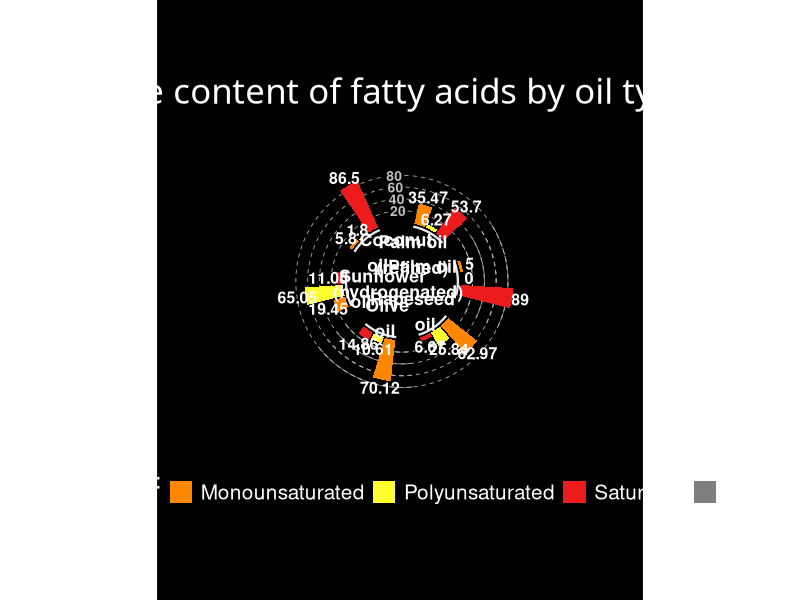

R code for this plot:
library(tidyverse)

nutrients <- read.csv("nutrients_in_oils2.csv")
nutrients2 <- nutrients %>% 
  select(Oil.type, Monounsaturated.fatty.acids, Polyunsaturated.fatty.acids, Saturated.fatty.acids)
nutrients2$Oil.type <- c("Palm oil\n(refined)", "Palm oil\n(hydrogenated)", "Rapeseed\noil", "Olive\noil", "Sunflower\noil", "Coconut\noil")

nutrients_long2 <- nutrients2 %>% 
  rename("Monounsaturated" = Monounsaturated.fatty.acids, "Polyunsaturated" = Polyunsaturated.fatty.acids, "Saturated" = Saturated.fatty.acids) %>% 
  pivot_longer(cols = -Oil.type, names_to = "Fatty.acids", values_to = "grams")

data <- data.frame(
  id=seq(1,60),
  individual=paste( "Mister ", seq(1,60), sep=""),
  value=sample( seq(10,100), 60, replace=T)
)

list <- nutrients_long2 %>%
  group_by(Oil.type) %>%
  group_split()

for (i in 1:length(list)) {
  df_name <- paste("df", i, sep = "")
  assign(df_name, list[[i]])
}

empty_bar <- 2
to_add <- data.frame(matrix(NA, empty_bar, ncol(nutrients_long2)))
colnames(to_add) <- colnames(nutrients_long2)
nutrients_with_na <- rbind(df4, to_add, df3, to_add, df5, to_add, df2, to_add, df6, to_add, df1, to_add)
nutrients_with_na$id <- seq(1, nrow(nutrients_with_na))

label_data <- nutrients_with_na
angle <-  90 - 360 * (label_data$id-0.5) / nrow(label_data)
label_data$hjust<-ifelse(angle < -90, 1, 0)
label_data$angle<-ifelse(angle < -90, angle+180, angle)

base_data <- nutrients_with_na %>%
  group_by(Oil.type) %>% 
  summarize(start=min(id)-0.5, end=start+3) %>% 
  rowwise() %>% 
  mutate(title=mean(c(start, end))) %>% 
  filter(!is.na(Oil.type))

grid_data <- base_data
grid_data$end <- grid_data$end[ c( nrow(grid_data), 1:nrow(grid_data)-1)] + 1
grid_data$start <- grid_data$start - 1
grid_data <- grid_data[-1,]


### WYKRES ###

ggplot(nutrients_with_na, aes(x=as.factor(id), y=grams, fill = Fatty.acids)) +
  geom_bar(stat="identity", alpha=0.8) +
  geom_segment(data=grid_data, aes(x = end, y = 80, xend = start, yend = 80), linetype = "dashed", colour = "darkgrey", alpha=1, size=0.3 , inherit.aes = FALSE ) +
  geom_segment(data=grid_data, aes(x = end, y = 60, xend = start, yend = 60), linetype = "dashed", colour = "darkgrey", alpha=1, size=0.3 , inherit.aes = FALSE ) +
  geom_segment(data=grid_data, aes(x = end, y = 40, xend = start, yend = 40), linetype = "dashed", colour = "darkgrey", alpha=1, size=0.3 , inherit.aes = FALSE ) +
  geom_segment(data=grid_data, aes(x = end, y = 20, xend = start, yend = 20), linetype = "dashed", colour = "darkgrey", alpha=1, size=0.3 , inherit.aes = FALSE ) +
  annotate("text", x = rep(max(nutrients_with_na$id),4), y = c(20, 40, 60, 80), label = c("20", "40", "60", "80") , color="grey", size=3.5 , angle=0, fontface="bold", hjust=0.3) +
  geom_bar(stat="identity") +
  ylim(-100,120) +
  theme_minimal() +
  theme(
    text = element_text(color = "white"),
    panel.background = element_rect(fill='black'),
    plot.background = element_rect(fill='black', color="black"),
    axis.text = element_blank(),
    axis.title = element_blank(),
    panel.grid = element_blank(),
    plot.margin = unit(rep(2, 4), "cm"),
    legend.position = "bottom",
    legend.text = element_text(size = 15),
    legend.title = element_text(size = 15, family = "bold")
  ) +
  coord_polar() +
  geom_text(aes(x=id, y=grams+14, label=grams), 
            color="white", fontface="bold", size= 4, 
            inherit.aes = FALSE) +
  geom_segment(data=base_data, aes(x = start, y = -5, xend = end, yend = -5), colour = "white", alpha=0.9, size=0.8 , inherit.aes = FALSE )  +
  geom_text(data=base_data, aes(x = title, y = -18, label=Oil.type), hjust = c(0.15,0.4,0.9,0.68,0.7,0.17), vjust = c(0.7,0.3,0.5,0.9,0.25,0.5), colour = "white", alpha= 1.2, size=4.5, fontface = "bold", inherit.aes = FALSE) +
  scale_fill_manual(values = c("#FF8700", "#FFFC30", "#EC1C1C")) +         # coco (-p)(-g), olive, hydro, ref, rape, sun
  labs(title = "The content of fatty acids by oil type",
       fill = "Fatty acids:\n  (g/100g)") +
  theme(plot.title = element_text(size = 25, hjust = 0.51, family = "bold"))

